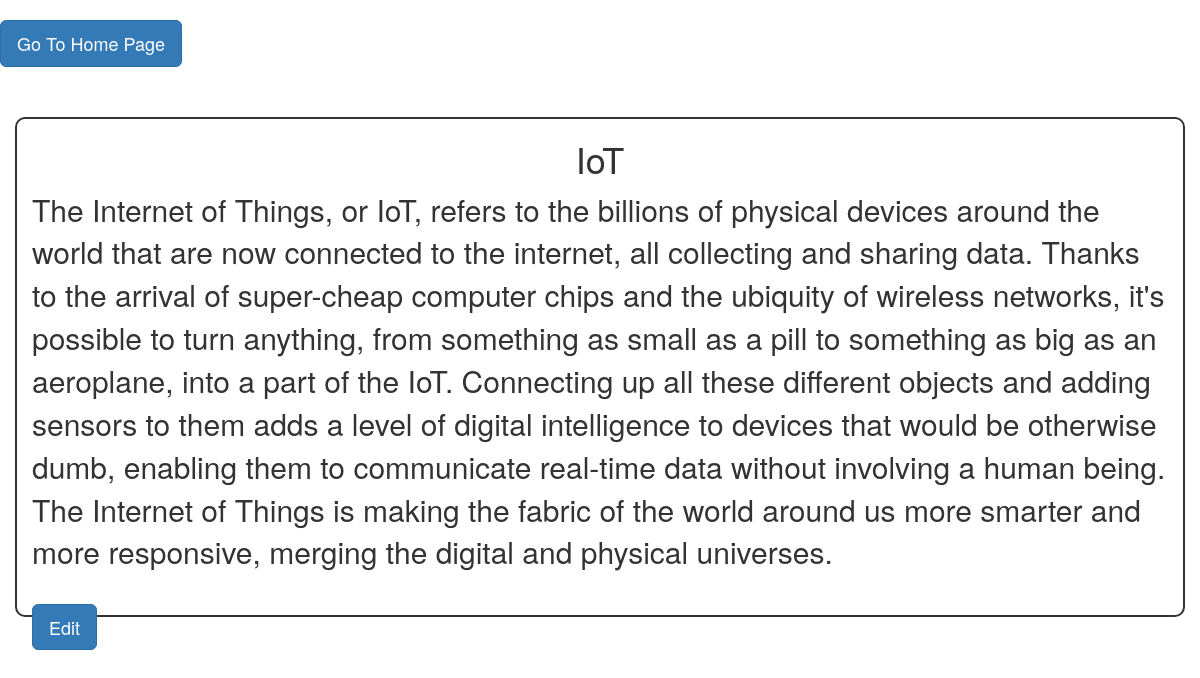
Page /blog/2 on the committed database.
### blog/models.py (models this page shows, shortened)
class art(models.Model):
    title = models.CharField(max_length=30)
    text= models.TextField()

### blog/views.py (the view)
# urls.py: path('blog/<int:pk>',views.detailPage.as_view(),name='detail'),
class detailPage(DetailView):
    model = art
    template_name='details.html'
    context_object_name = 'mod'

### templates/details.html (shortened to what this page needs)
{% load static %}
<!DOCTYPE html>
<html lang="en">
<head>
	<link rel="stylesheet" media="screen" href="https://cdnjs.cloudflare.com/ajax/libs/twitter-bootstrap/3.3.5/css/bootstrap.min.css">
	<link href="https://stackpath.bootstrapcdn.com/font-awesome/4.7.0/css/font-awesome.min.css" rel="stylesheet">
	<link rel="stylesheet" href="{% static 'det.css'%}" class="">
	 <link rel="stylesheet" href="https://cdnjs.cloudflare.com/ajax/libs/animate.css/3.7.2/animate.min.css">
</head>
<body>
  <a class="btn btn-primary btn-lg sss" href="{% url 'home'%}" role="button"> Go To Home Page</a>
  <div class="container">
    <h1 class="na animated infinite heartBeat ">{{mod.title}}</h1>
    <p>{{mod.text}}</p>
    <a class="btn btn-primary btn-lg sss" href="{% url 'edit' mod.pk%}" role="button">Edit</a>
  </div>

### static/det.css (style rules this page uses)
body { background: url(img.jpeg) no-repeat center center fixed ; background-size: cover; opacity: inherit; }
.sss { margin-top: 20px; }
.container { margin-top: 50px; border: 2px solid; border-radius: 10px; height: 500px; }
.container h1 { text-align: center; }
.container p { font-size: 30px; }

### rows in the picture
art: title "IoT", text "The Internet of Things, or IoT, refers to the billions of physical devices around the world that are now connected to the internet, all collecting and sharing data. Thanks to the arrival of super-cheap computer chips and the ubiquity of wireless networks, it's possible to turn anything, from something as small as a pill to something as big as an aeroplane, into a part of the IoT. Connecting up all these different objects and adding sensors to them adds a level of digital intelligence to devices that would be otherwise dumb, enabling them to communicate real-time data without involving a human being. The Internet of Things is making the fabric of the world around us more smarter and more…"
